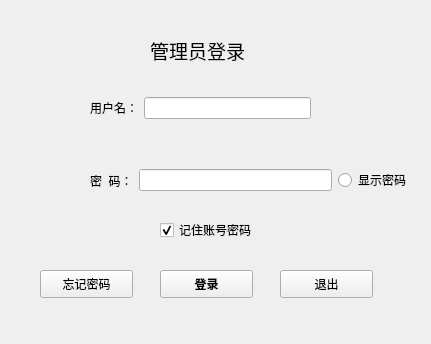
<?xml version="1.0" encoding="UTF-8"?>
<ui version="4.0">
 <class>adminlog</class>
 <widget class="QWidget" name="adminlog">
  <property name="geometry">
   <rect>
    <x>0</x>
    <y>0</y>
    <width>431</width>
    <height>344</height>
   </rect>
  </property>
  <property name="windowTitle">
   <string>Form</string>
  </property>
  <widget class="QPushButton" name="pushButton">
   <property name="geometry">
    <rect>
     <x>160</x>
     <y>270</y>
     <width>93</width>
     <height>28</height>
    </rect>
   </property>
   <property name="font">
    <font>
     <family>Agency FB</family>
     <weight>75</weight>
     <bold>true</bold>
    </font>
   </property>
   <property name="text">
    <string>登录</string>
   </property>
  </widget>
  <widget class="QPushButton" name="pushButton_2">
   <property name="geometry">
    <rect>
     <x>280</x>
     <y>270</y>
     <width>93</width>
     <height>28</height>
    </rect>
   </property>
   <property name="text">
    <string>退出</string>
   </property>
  </widget>
  <widget class="QPushButton" name="pushButton_3">
   <property name="geometry">
    <rect>
     <x>40</x>
     <y>270</y>
     <width>93</width>
     <height>28</height>
    </rect>
   </property>
   <property name="text">
    <string>忘记密码</string>
   </property>
  </widget>
  <widget class="QLabel" name="label_3">
   <property name="geometry">
    <rect>
     <x>150</x>
     <y>20</y>
     <width>231</width>
     <height>61</height>
    </rect>
   </property>
   <property name="font">
    <font>
     <family>华文行楷</family>
     <pointsize>14</pointsize>
    </font>
   </property>
   <property name="text">
    <string>管理员登录</string>
   </property>
  </widget>
  <widget class="QCheckBox" name="remember">
   <property name="geometry">
    <rect>
     <x>160</x>
     <y>220</y>
     <width>141</width>
     <height>20</height>
    </rect>
   </property>
   <property name="font">
    <font>
     <family>仿宋</family>
    </font>
   </property>
   <property name="text">
    <string>记住账号密码</string>
   </property>
   <property name="checked">
    <bool>true</bool>
   </property>
  </widget>
  <widget class="QWidget" name="horizontalLayoutWidget">
   <property name="geometry">
    <rect>
     <x>90</x>
     <y>70</y>
     <width>221</width>
     <height>76</height>
    </rect>
   </property>
   <layout class="QHBoxLayout" name="horizontalLayout">
    <item>
     <widget class="QLabel" name="label">
      <property name="text">
       <string>用户名：</string>
      </property>
     </widget>
    </item>
    <item>
     <widget class="QLineEdit" name="lineEdit_name"/>
    </item>
   </layout>
  </widget>
  <widget class="QWidget" name="horizontalLayoutWidget_2">
   <property name="geometry">
    <rect>
     <x>90</x>
     <y>140</y>
     <width>321</width>
     <height>81</height>
    </rect>
   </property>
   <layout class="QHBoxLayout" name="horizontalLayout_2">
    <property name="spacing">
     <number>6</number>
    </property>
    <item>
     <widget class="QLabel" name="label_2">
      <property name="text">
       <string>密  码：</string>
      </property>
     </widget>
    </item>
    <item>
     <widget class="QLineEdit" name="lineEdit_password">
      <property name="echoMode">
       <enum>QLineEdit::Password</enum>
      </property>
     </widget>
    </item>
    <item>
     <widget class="QRadioButton" name="showpassword">
      <property name="text">
       <string>显示密码</string>
      </property>
     </widget>
    </item>
   </layout>
  </widget>
 </widget>
 <tabstops>
  <tabstop>lineEdit_name</tabstop>
  <tabstop>lineEdit_password</tabstop>
  <tabstop>remember</tabstop>
  <tabstop>pushButton</tabstop>
  <tabstop>pushButton_3</tabstop>
  <tabstop>pushButton_2</tabstop>
  <tabstop>showpassword</tabstop>
 </tabstops>
 <resources/>
 <connections/>
</ui>
